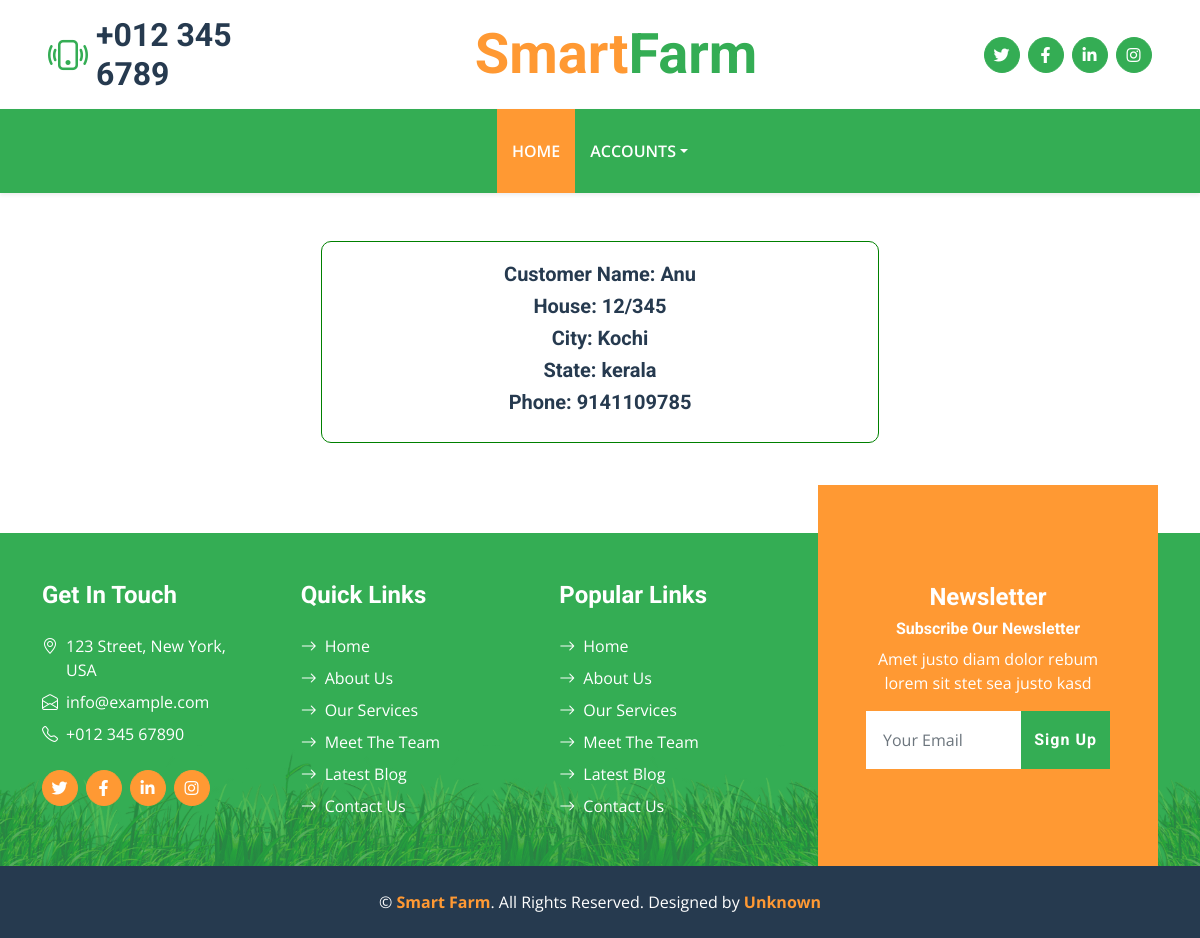
Screenshot of /farmer/CustomerView/1 with the database file from the repository.
### Home/models.py (models this page shows)
class UserData(models.Model):
    name = models.CharField(max_length=255)
    house = models.CharField(max_length=255)
    phone = models.CharField(max_length=255)
    city = models.CharField(max_length=255)
    state = models.CharField(max_length=255)
    user = models.ForeignKey(User,on_delete=models.CASCADE,null=True,blank=True)

### farmer/views.py (the view)
# urls.py: path("CustomerView/<int:pk>",views.CustomerView,name="CustomerView"),
def CustomerView(request,pk):
    user  = User.objects.get(id = pk)
    userdata = UserData.objects.filter(user = user)
    return render(request,'farmer/viewcustomer.html',{"udata":userdata})

### templates/farmer/viewcustomer.html (shortened to what this page needs)
{% extends "farmerhome.html" %}
{% load static %}
{% block content %}
<div class="container mt-5">
    {% for i in udata  %}
    <div class="addressview">
        <h5>Customer Name: {{i.name}}</h5>
        <h5>House: {{i.house}}</h5>
        <h5>City: {{i.city}}</h5>
        <h5>State: {{i.state}}</h5>
        <h5>Phone: {{i.phone}}</h5>
    </div>
    {% endfor %}
</div>
{% endblock %}

### static/css/style.css (style rules this page uses)
:root { --primary: #34AD54; --secondary: #FF9933; --light: #F6FFF2; --dark: #263A4F; }

### templates/farmer/viewcustomer.html (style rules this page uses)
.addressview { width:50%; margin: auto; border-radius: 10px; border: 1px solid green; padding: 20px; text-align: center; }

### rows the page displays
UserData: name "Anu", house "12/345", city "Kochi", state "kerala", phone "9141109785"
